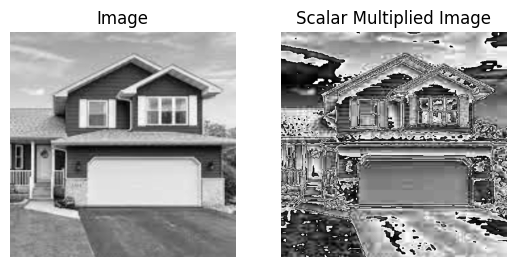
#> input picture Asmt2/scalar_multiple.png, 515 x 267 px
$ python scalar_mul_img.py
#> lines starting #> are read from the running program, lines starting #| are printed output that depends on the picture
import cv2
import matplotlib.pyplot as plt


im_path = input('Enter a file path: ')
#> the answer given: Asmt2/scalar_multiple.png
# im_path = '/content/Untitled design (1).png'
im = cv2.imread(im_path)
#> im is the input picture: shape (267, 515, 3); min 0, max 255, mean 168.1
im = cv2.cvtColor(im, cv2.COLOR_BGR2GRAY)
#> im: shape (267, 515)

height, width = im.shape
#> height = 267; width = 515

a=4
scalar_multiples=[0]
for i in range(1,256):
  scalar_multiples.append(scalar_multiples[i-1]+a)
scalar_multiples=sorted(scalar_multiples)

plt.subplot(121)
plt.imshow(im, cmap = 'gray')
plt.axis('off')

for i in range(height):
  for j in range(width):
      im[i][j]=scalar_multiples[im[i][j]]
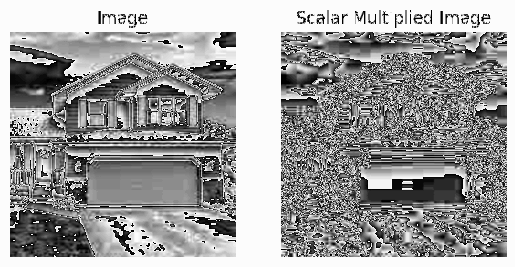
#> im: shape (267, 515); min 0, max 252, mean 157.3

plt.subplot(122)
plt.imshow(im, cmap = 'gray')
plt.axis('off') # turn off the axis
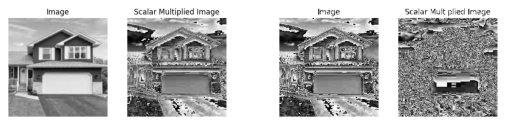
#> figure drawn by matplotlib, 2 panels
